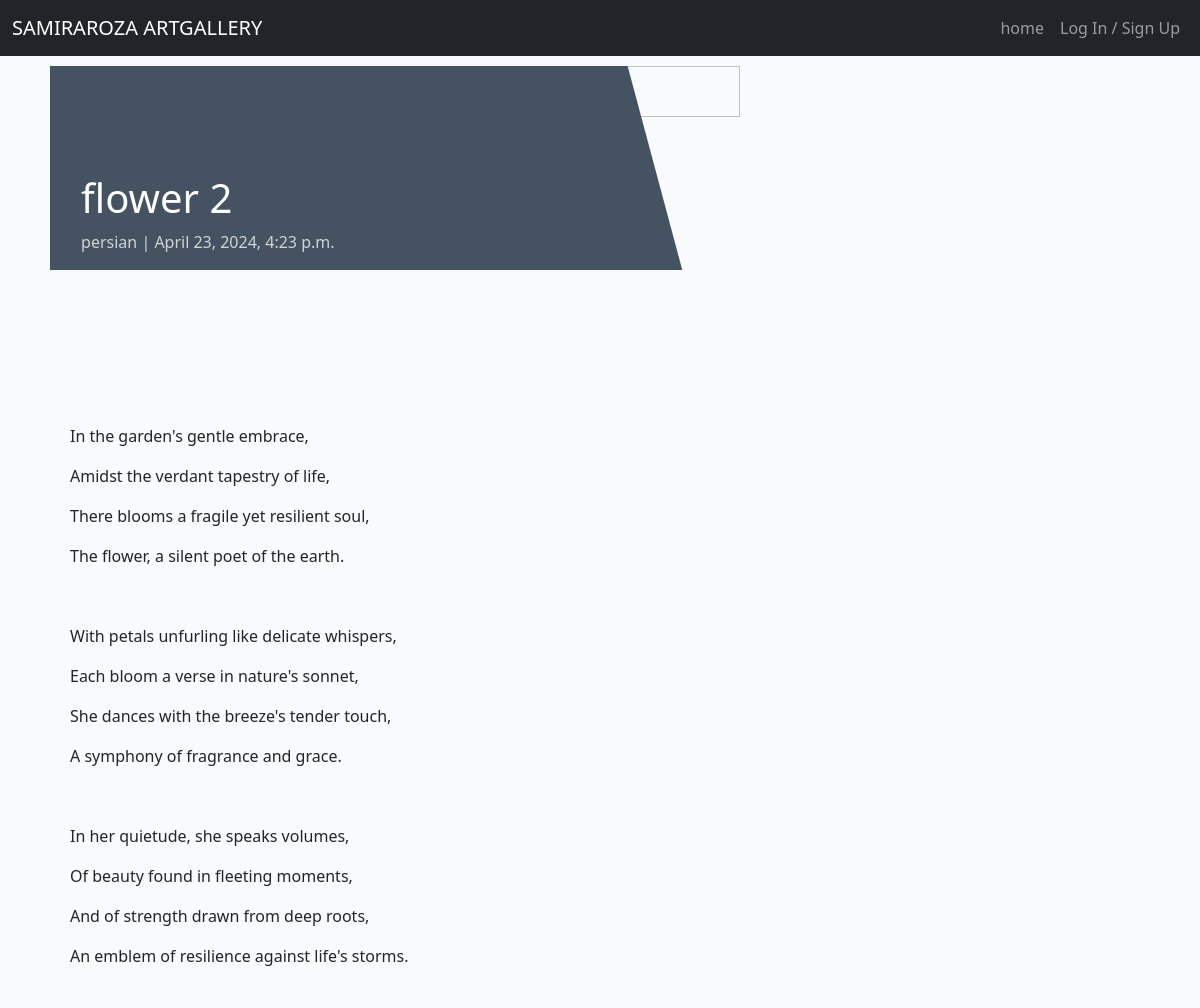
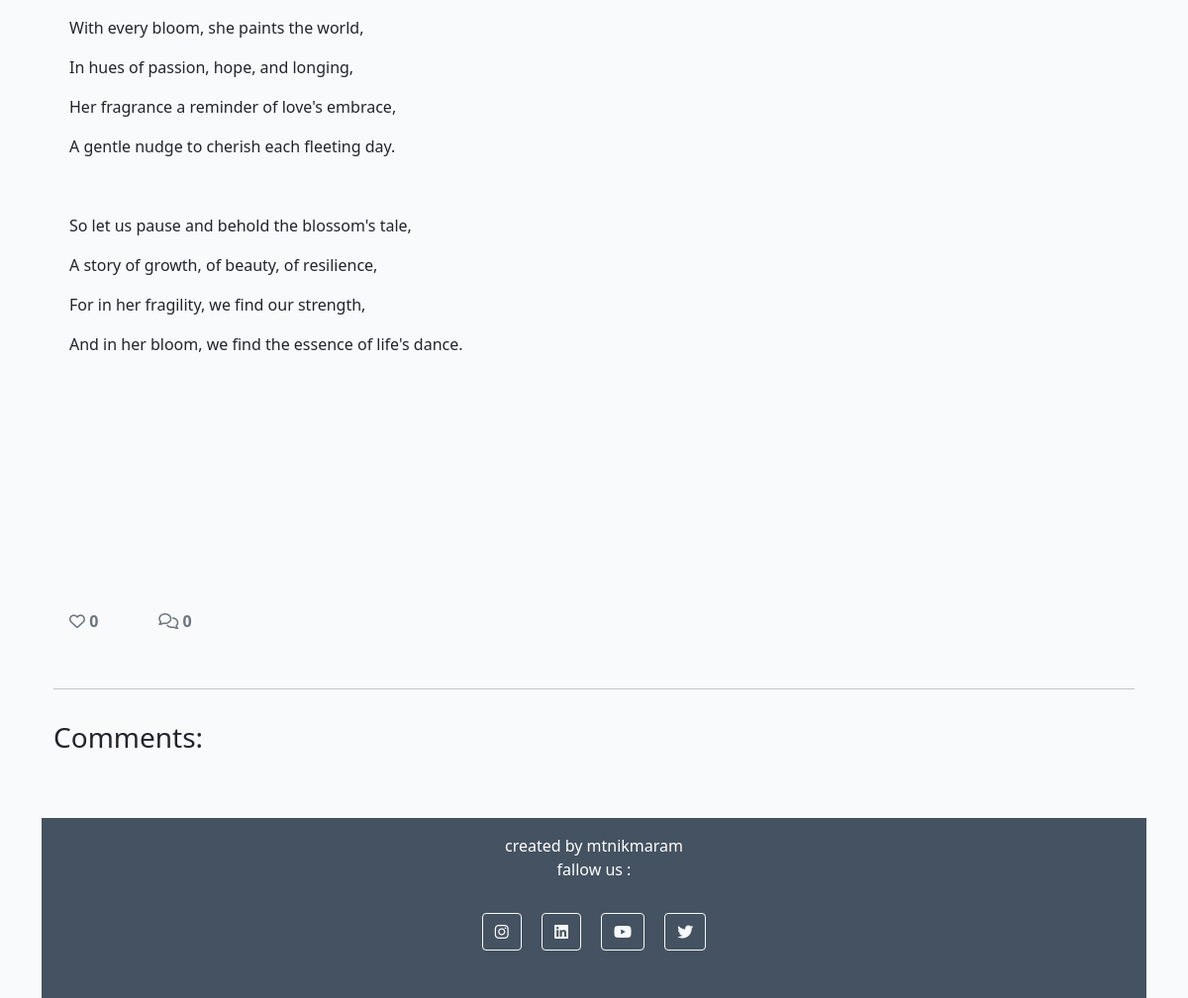
/flower-2/, run on the app's committed database (2 pictures, top to bottom).
### store/models.py (models this page shows, shortened)
class Post(models.Model):
    title = models.CharField(max_length=200, unique=True)
    slug = models.SlugField(max_length=200, unique=True)
    author = models.ForeignKey(User, on_delete=models.CASCADE, related_name="blog_posts")
    updated_on = models.DateTimeField(auto_now=True)
    content = models.TextField()
    featured_image = CloudinaryField('image', default='placeholder')
    excerpt = models.TextField(blank=True)
    created_on = models.DateTimeField(auto_now_add=True)
    status = models.IntegerField(choices=STATUS, default=0)
    likes = models.ManyToManyField(User, related_name='blogpost_like', blank=True)
    approved = models.BooleanField(default=False)
    class Meta:
        ordering = ["-created_on"]
    def number_of_likes(self):
        return self.likes.count()

### store/views.py (the view, shortened to what this page needs)
# urls.py: path('<slug:slug>/', views.PostDetail.as_view(), name='post_detail'),
class PostDetail(View):
    def get(self, request, slug, *args, **kwargs):
        queryset = Post.objects.filter(status=1)
        post = get_object_or_404(queryset, slug=slug)
        comments = post.comments.filter(approved=True).order_by("-created_on")
        liked = False
        if post.likes.filter(id=request.user.id).exists():
            liked = True
        return render(
            request,
            "post_detail.html",
            {
                "post": post,
                "comments": comments,
                "commented": False,
                "liked": liked,
                "comment_form": CommentForm()
            },
        )

### templates/post_detail.html (shortened to what this page needs)
{% extends 'base.html' %} {% block content %}
{% load crispy_forms_tags %}
<div class="masthead">
    <div class="container">
        <div class="row g-2">
            <div class="col-md-6 masthead-text">
                <h1 class="post-title">{{ post.title }}</h1>
                <p class="post-subtitle">{{ post.author }} | {{ post.created_on }}</p>
            </div>
            <div class="d-none d-md-block col-md-6 masthead-image">
                {% if "placeholder" in post.featured_image.url %}
                <img src="{{ post.featured_image.url }}" width="50%" height="50%">
                {% else %}
                <img src="{{ post.featured_image.url }}" width="50%" height="50%">
                {% endif %}
            </div>
        </div>
    </div>
</div>
<div class="container">
    <div class="row">
        <div class="col card mb-4  mt-3 left  top">
            <div class="card-body">
                <p class="card-text ">
                    {{ post.content | safe }}
                </p>
                <div class="row">
                    <div class="col-1">
                        <strong>
                            {% if user.is_authenticated %}
                            <form class="d-inline" action="{% url 'post_like' post.slug %}" method="POST">
                                {% csrf_token %}
                                {% if liked %}
                                <button type="submit" name="blogpost_id" value="{{post.slug}}" class="btn-like"><i class="fas fa-heart"></i></button>
                                {% else %}
                                <button type="submit" name="blogpost_id" value="{{post.slug}}" class="btn-like"><i class="far fa-heart"></i></button>
                                {% endif %}
                            </form>
                            {% else %}
                            <span class="text-secondary"><i class="far fa-heart"></i></span>
                            {% endif %}
                        <span class="text-secondary">{{ post.number_of_likes }} </span>
                        </strong>
                    </div>
                    <div class="col-1">
                        {% with comments.count as total_comments %}
                        <strong class="text-secondary"><i class="far fa-comments"></i>
                            {{ total_comments }}</strong>
                        {% endwith %}
                    </div>
                </div>
            </div>
        </div>
    </div>
    <div class="row">
        <div class="col">
            <hr>
        </div>
    </div>
    <div class="row">
        <div class="col-md-8 card mb-4  mt-3 ">
            <h3>Comments:</h3>
            <div class="card-body">
            </div>
        </div>
        <div class="col-md-4 card mb-4  mt-3 ">
            <div class="card-body">
            </div>
        </div>
    </div>
</div>
{% endblock content %}

### templates/base.html (shortened to what this page needs)
{% load static %}
<!DOCTYPE html>
<html lang="en-US">
<head>
    <link href="https://cdn.jsdelivr.net/npm/bootstrap@5.0.1/dist/css/bootstrap.min.css" rel="stylesheet"
>
    <link rel="stylesheet" href="{% static 'css/style.css' %}">
    <link rel="stylesheet" href="https://cdnjs.cloudflare.com/ajax/libs/font-awesome/6.2.0/css/all.min.css">
</head>
<body class="d-flex flex-column h-100 main-bg">
    <nav class="navbar navbar-expand-lg navbar-dark bg-dark">
        <div class="container-fluid">
            <a class="navbar-brand" href="{% url 'home'%}">SAMIRAROZA ARTGALLERY</a>
            <div class="collapse navbar-collapse" id="navbarNavDropdown">
                <ul class="navbar-nav ms-auto">
                    <li class="nav-item">
                        <a class="nav-link" href="{% url 'home'%}">home</a>
                    </li>
            {% if user.is_authenticated %}
                    <li class="nav-item dropdown">
                        <a class="nav-link dropdown-toggle" href="#" role="button" data-bs-toggle="dropdown"
                            aria-expanded="false">
                            {{ user }}
                        </a>
                        <ul class="dropdown-menu dropdown-menu-end">
                            <li><a class="dropdown-item" href="{% url 'create_post' %}">Create New post</a></li>
                            <li><a class="dropdown-item" href="{% url 'view_post' %}">View My posts</a></li>
                            <li>
                                <hr class="dropdown-divider">
                            </li>
                            <li><a class="dropdown-item" href="{% url 'show_profile' %}">Show profile Page</a></li>
                            <li>
                                <hr class="dropdown-divider">
                            </li>
                            <li><a class="dropdown-item" href="{% url 'account_logout' %}">Log Out</a></li>
                    </li>
                    {% else %}
                    <li><a class="nav-link" href="{% url 'account_login' %}">Log In / Sign Up</a></li>
                </ul>
            </div>
            {% endif %}
        </div>
    </nav>
    <div class="container">
    <main class="flex-shrink-0 main-bg">
        {% block content %}
        {% endblock content %}
    </main>
    <footer class="footer mt-auto py-3 dark-bg">
        <p class="m-0 text-center text-white">created by mtnikmaram</p>
        <p class="m-0 text-center text-white">fallow us : </p>
        <div class="text-center my-4">
            <a class="btn btn-outline-light btn-floating m-2" href="https://www.instagram.com/" target="_blank"
                rel="noopener" aria-label="Visit our Instagram page (opens in a new tab)" role="button"><i
                    class="fab fa-instagram"></i></a>
            <a class="btn btn-outline-light btn-floating m-2" href="https://www.linkedin.com/" target="_blank"
                rel="noopener" aria-label="Visit our Linkedin page (opens in a new tab)" role="button"><i
                    class="fab fa-linkedin"></i></a>
            <a class="btn btn-outline-light btn-floating m-2" href="https://youtube.com/" target="_blank"
                rel="noopener" aria-label="Visit our Youtube page (opens in a new tab)" role="button"><i
                    class="fab fa-youtube"></i></a>
            <a class="btn btn-outline-light btn-floating m-2" href="https://twitter.com/" target="_blank"
                rel="noopener" aria-label="Visit our Twitter page (opens in a new tab)" role="button"><i
                    class="fab fa-twitter"></i></a>
        </div>
    </footer>
</body>
</html>

### static/css/style.css (style rules this page uses)
body { background-color: #F9FAFC; }
.dark-bg { background-color: #445261; }
.main-bg { background-color: #F9FAFC; }
.card { height: 80%; border: none; background-color: transparent; }
.card-body { height: 80%; }
.masthead { margin-top: 10px; overflow: hidden; position: relative; display: inline-block; height: 33vh; width: 100%; }
.masthead-text { background-color: #445261; color: white; position: relative; }
.masthead-image { position: relative; overflow: hidden; }
.masthead-image:after { content: ""; position: absolute; top: 0; right: 90%; height: 100%; width: 150%; background: #445261; -webkit-transform: skew(15deg); -moz-transform: skew(15deg); transform: skew(15deg); z-index: 100; }
.post-title { margin-top: 20%; margin-left: 5%; }
.post-subtitle { margin-left: 5%; color: lightgray; }

### data on the page
Post: title "flower 2", author "persian", created_on "April 23, 2024, 4:23 p.m.", content "In the garden's gentle embrace, Amidst the verdant tapestry of life, There blooms a fragile yet resilient soul, The flower, a silent poet of the earth. With petals unfurling like delicate whispers, Each bloom a verse in nature's sonnet, She dances with the breeze's tender touch, A symphony of fragrance and grace. In her quietude, she speaks volumes, Of beauty found in fleeting moments, And of strength drawn from deep roots, An emblem of resilience against life's storms. With every bloom, she paints the world, In hues of passion, hope, and longing, Her fragrance a reminder of love's embrace, A gentle nudge to cherish each fleeting day. So let us pause and behold the blossom's tale, A story…", number_of_likes "0"

### other printed values
{{ total_comments }} "0"
